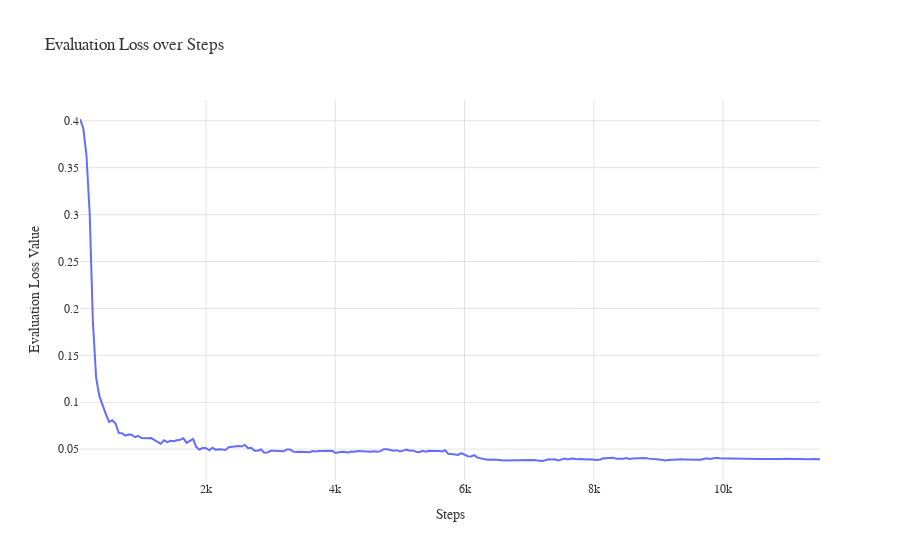

Notebook cell for this chart:
### Markdown cell above
### Eval Loss

### Code cell
## EVAL LOSS ##
import plotly.graph_objects as go

# Create a new figure for evaluation loss over time
fig_eval_loss = go.Figure()

# Plot eval/loss_value
fig_eval_loss.add_trace(go.Scatter(
    x=training_df['eval/loss_step'],  # Wall time for x-axis
    y=training_df['eval/loss_value'],
    mode='lines',
    name='Eval Loss'
))

fig_eval_loss.update_layout(layout)
# Update layout
fig_eval_loss.update_layout(
    title='Evaluation Loss over Steps',
    xaxis_title='Steps',
    yaxis_title='Evaluation Loss Value',
)

# Show plot
fig_eval_loss.show()
# fig_eval_loss.write_image("plotly/final_training/eval_loss_800_400_5.png", width=800, height=400, scale=5)

### Figure 1 — Plotly figure (JSON) as saved in the notebook; plotly's stock layout.template omitted (floating-point values rounded to 4 significant figures; data arrays with more than 128 entries replaced by an {"elided": "..."} marker saying what was removed)
{"data": [{"mode": "lines", "name": "Eval Loss", "type": "scatter", "x": {"elided": "461 int values"}, "y": {"elided": "461 float values"}}], "layout": {"font": {"color": "#333333", "family": "Arial, sans-serif", "size": 12}, "legend": {"font": {"color": "#333333", "size": 12}}, "paper_bgcolor": "rgb(255, 255, 255)", "plot_bgcolor": "rgb(255, 255, 255)", "title": {"text": "Evaluation Loss over Steps"}, "xaxis": {"gridcolor": "rgba(200, 200, 200, 0.5)", "showgrid": true, "tickfont": {"color": "#333333", "size": 12}, "title": {"text": "Steps"}, "zeroline": false}, "yaxis": {"gridcolor": "rgba(200, 200, 200, 0.5)", "showgrid": true, "tickfont": {"color": "#333333", "size": 12}, "title": {"text": "Evaluation Loss Value"}, "zeroline": false}}}
